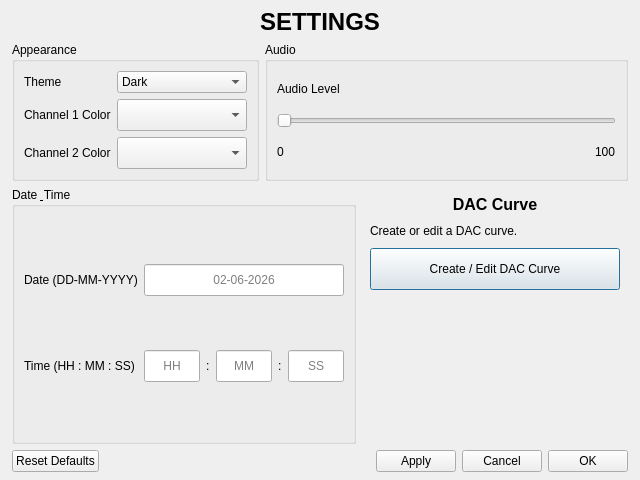
<?xml version="1.0" encoding="UTF-8"?>
<ui version="4.0">
 <class>settings</class>
 <widget class="QDialog" name="settings">
  <property name="geometry">
   <rect>
    <x>0</x>
    <y>0</y>
    <width>640</width>
    <height>480</height>
   </rect>
  </property>
  <property name="minimumSize">
   <size>
    <width>640</width>
    <height>480</height>
   </size>
  </property>
  <property name="maximumSize">
   <size>
    <width>640</width>
    <height>480</height>
   </size>
  </property>
  <property name="windowTitle">
   <string>Settings</string>
  </property>
  <property name="modal">
   <bool>true</bool>
  </property>
  <layout class="QVBoxLayout" name="verticalLayoutMain">
   <property name="spacing">
    <number>6</number>
   </property>
   <property name="leftMargin">
    <number>12</number>
   </property>
   <property name="topMargin">
    <number>8</number>
   </property>
   <property name="rightMargin">
    <number>12</number>
   </property>
   <property name="bottomMargin">
    <number>8</number>
   </property>
   <item>
    <widget class="QLabel" name="labelTitle">
     <property name="font">
      <font>
       <pointsize>18</pointsize>
       <bold>true</bold>
      </font>
     </property>
     <property name="text">
      <string>SETTINGS</string>
     </property>
     <property name="alignment">
      <set>Qt::AlignmentFlag::AlignCenter</set>
     </property>
    </widget>
   </item>
   <item>
    <layout class="QHBoxLayout" name="topRow">
     <item>
      <widget class="QGroupBox" name="groupAppearance">
       <property name="title">
        <string>Appearance</string>
       </property>
       <layout class="QGridLayout" name="gridAppearance">
        <item row="0" column="0">
         <widget class="QLabel" name="labelTheme">
          <property name="text">
           <string>Theme</string>
          </property>
         </widget>
        </item>
        <item row="0" column="1">
         <widget class="QComboBox" name="comboTheme">
          <item>
           <property name="text">
            <string>Dark</string>
           </property>
          </item>
          <item>
           <property name="text">
            <string>Light</string>
           </property>
          </item>
         </widget>
        </item>
        <item row="1" column="0">
         <widget class="QLabel" name="labelChannel1">
          <property name="text">
           <string>Channel 1 Color</string>
          </property>
         </widget>
        </item>
        <item row="1" column="1">
         <widget class="QComboBox" name="comboChannel1">
          <property name="minimumSize">
           <size>
            <width>130</width>
            <height>32</height>
           </size>
          </property>
         </widget>
        </item>
        <item row="2" column="0">
         <widget class="QLabel" name="labelChannel2">
          <property name="text">
           <string>Channel 2 Color</string>
          </property>
         </widget>
        </item>
        <item row="2" column="1">
         <widget class="QComboBox" name="comboChannel2">
          <property name="minimumSize">
           <size>
            <width>130</width>
            <height>32</height>
           </size>
          </property>
         </widget>
        </item>
       </layout>
      </widget>
     </item>
     <item>
      <widget class="QGroupBox" name="groupAudio">
       <property name="title">
        <string>Audio</string>
       </property>
       <layout class="QVBoxLayout" name="verticalLayoutAudio">
        <item>
         <widget class="QLabel" name="labelAudioValue">
          <property name="text">
           <string>Audio Level</string>
          </property>
         </widget>
        </item>
        <item>
         <widget class="QSlider" name="sliderAudio">
          <property name="minimum">
           <number>0</number>
          </property>
          <property name="maximum">
           <number>100</number>
          </property>
          <property name="singleStep">
           <number>25</number>
          </property>
          <property name="pageStep">
           <number>25</number>
          </property>
          <property name="orientation">
           <enum>Qt::Orientation::Horizontal</enum>
          </property>
         </widget>
        </item>
        <item>
         <layout class="QHBoxLayout" name="audioLabels">
          <item>
           <widget class="QLabel" name="labelAudioMin">
            <property name="text">
             <string>0</string>
            </property>
           </widget>
          </item>
          <item>
           <spacer name="horizontalSpacerAudio">
            <property name="orientation">
             <enum>Qt::Orientation::Horizontal</enum>
            </property>
            <property name="sizeHint" stdset="0">
             <size>
              <width>40</width>
              <height>20</height>
             </size>
            </property>
           </spacer>
          </item>
          <item>
           <widget class="QLabel" name="labelAudioMax">
            <property name="text">
             <string>100</string>
            </property>
           </widget>
          </item>
         </layout>
        </item>
       </layout>
      </widget>
     </item>
    </layout>
   </item>
   <item>
    <layout class="QHBoxLayout" name="middleRow">
     <item>
      <widget class="QGroupBox" name="groupDateTime">
       <property name="title">
        <string>Date &amp; Time</string>
       </property>
       <layout class="QGridLayout" name="gridDateTime">
        <item row="0" column="0">
         <widget class="QLabel" name="labelSetDate">
          <property name="text">
           <string>Date (DD-MM-YYYY)</string>
          </property>
         </widget>
        </item>
        <item row="0" column="1">
         <widget class="QLineEdit" name="lineEditDate">
          <property name="minimumSize">
           <size>
            <width>130</width>
            <height>32</height>
           </size>
          </property>
          <property name="maxLength">
           <number>10</number>
          </property>
          <property name="alignment">
           <set>Qt::AlignmentFlag::AlignCenter</set>
          </property>
          <property name="placeholderText">
           <string>02-06-2026</string>
          </property>
         </widget>
        </item>
        <item row="1" column="0">
         <widget class="QLabel" name="labelSetTime">
          <property name="text">
           <string>Time (HH : MM : SS)</string>
          </property>
         </widget>
        </item>
        <item row="1" column="1">
         <layout class="QHBoxLayout" name="timeInputLayout">
          <item>
           <widget class="QLineEdit" name="lineEditHour">
            <property name="minimumSize">
             <size>
              <width>42</width>
              <height>32</height>
             </size>
            </property>
            <property name="maxLength">
             <number>2</number>
            </property>
            <property name="alignment">
             <set>Qt::AlignmentFlag::AlignCenter</set>
            </property>
            <property name="placeholderText">
             <string>HH</string>
            </property>
           </widget>
          </item>
          <item>
           <widget class="QLabel" name="labelTimeColon1">
            <property name="text">
             <string>:</string>
            </property>
           </widget>
          </item>
          <item>
           <widget class="QLineEdit" name="lineEditMinute">
            <property name="minimumSize">
             <size>
              <width>42</width>
              <height>32</height>
             </size>
            </property>
            <property name="maxLength">
             <number>2</number>
            </property>
            <property name="alignment">
             <set>Qt::AlignmentFlag::AlignCenter</set>
            </property>
            <property name="placeholderText">
             <string>MM</string>
            </property>
           </widget>
          </item>
          <item>
           <widget class="QLabel" name="labelTimeColon2">
            <property name="text">
             <string>:</string>
            </property>
           </widget>
          </item>
          <item>
           <widget class="QLineEdit" name="lineEditSecond">
            <property name="minimumSize">
             <size>
              <width>42</width>
              <height>32</height>
             </size>
            </property>
            <property name="maxLength">
             <number>2</number>
            </property>
            <property name="alignment">
             <set>Qt::AlignmentFlag::AlignCenter</set>
            </property>
            <property name="placeholderText">
             <string>SS</string>
            </property>
           </widget>
          </item>
         </layout>
        </item>
       </layout>
      </widget>
     </item>
     <item>
      <widget class="QWidget" name="dacCurvePanel" native="true">
       <layout class="QVBoxLayout" name="verticalLayoutDacCurve">
        <property name="spacing">
         <number>10</number>
        </property>
        <property name="leftMargin">
         <number>8</number>
        </property>
        <property name="topMargin">
         <number>8</number>
        </property>
        <property name="rightMargin">
         <number>8</number>
        </property>
        <property name="bottomMargin">
         <number>8</number>
        </property>
        <item>
         <widget class="QLabel" name="labelDacCurveTitle">
          <property name="font">
           <font>
            <pointsize>12</pointsize>
            <bold>true</bold>
           </font>
          </property>
          <property name="text">
           <string>DAC Curve</string>
          </property>
          <property name="alignment">
           <set>Qt::AlignmentFlag::AlignCenter</set>
          </property>
         </widget>
        </item>
        <item>
         <widget class="QLabel" name="labelDacCurveInfo">
          <property name="text">
           <string>Create or edit a DAC curve.</string>
          </property>
          <property name="wordWrap">
           <bool>true</bool>
          </property>
         </widget>
        </item>
        <item>
         <widget class="QPushButton" name="buttonDacCurve">
          <property name="minimumSize">
           <size>
            <width>250</width>
            <height>42</height>
           </size>
          </property>
          <property name="text">
           <string>Create / Edit DAC Curve</string>
          </property>
         </widget>
        </item>
        <item>
         <spacer name="verticalSpacerDacCurve">
          <property name="orientation">
           <enum>Qt::Orientation::Vertical</enum>
          </property>
          <property name="sizeHint" stdset="0">
           <size>
            <width>20</width>
            <height>20</height>
           </size>
          </property>
         </spacer>
        </item>
       </layout>
      </widget>
     </item>
    </layout>
   </item>
   <item>
    <layout class="QHBoxLayout" name="buttonRow">
     <item>
      <widget class="QPushButton" name="buttonReset">
       <property name="text">
        <string>Reset Defaults</string>
       </property>
      </widget>
     </item>
     <item>
      <spacer name="horizontalSpacerButtons">
       <property name="orientation">
        <enum>Qt::Orientation::Horizontal</enum>
       </property>
       <property name="sizeHint" stdset="0">
        <size>
         <width>40</width>
         <height>20</height>
        </size>
       </property>
      </spacer>
     </item>
     <item>
      <widget class="QPushButton" name="buttonApply">
       <property name="text">
        <string>Apply</string>
       </property>
      </widget>
     </item>
     <item>
      <widget class="QPushButton" name="buttonCancel">
       <property name="text">
        <string>Cancel</string>
       </property>
      </widget>
     </item>
     <item>
      <widget class="QPushButton" name="buttonOk">
       <property name="text">
        <string>OK</string>
       </property>
      </widget>
     </item>
    </layout>
   </item>
  </layout>
 </widget>
 <resources/>
 <connections/>
</ui>
